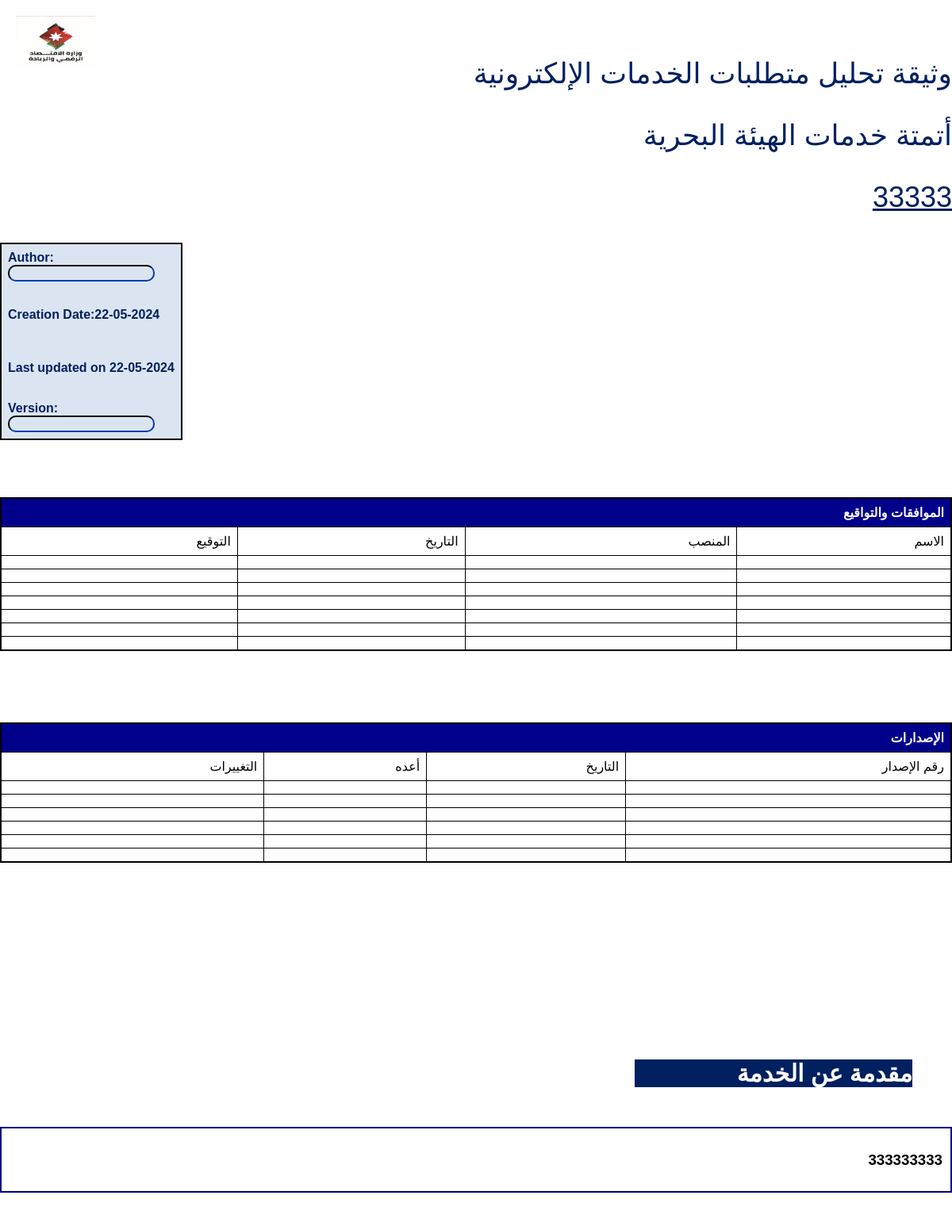
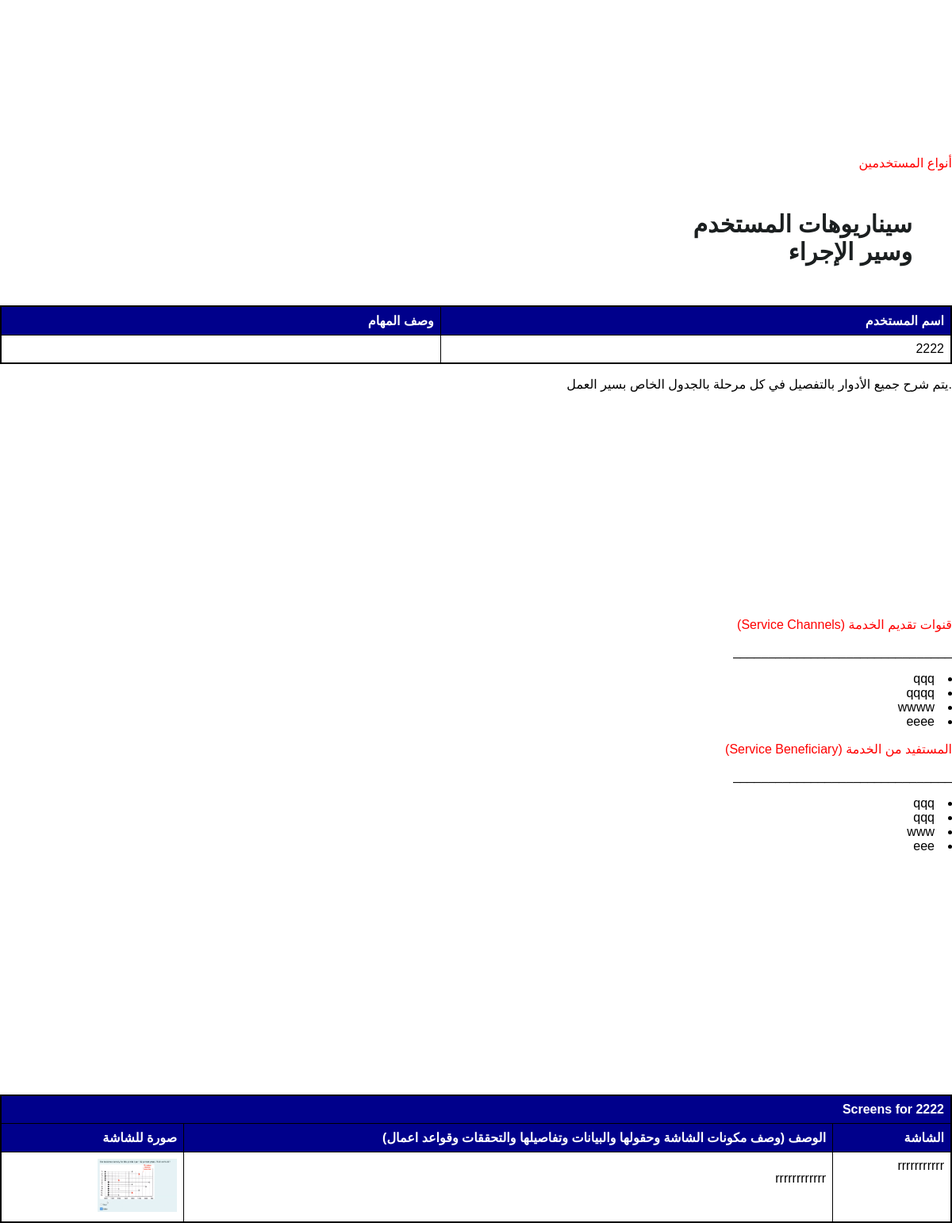
Page /print/2 on the committed database (2 pictures, top to bottom).
### app.py (models this page shows)
class Table(db.Model):
    id = db.Column(db.Integer, primary_key=True)
    table_name = db.Column(db.String(100), nullable=False)
    table_description = db.Column(db.Text, nullable=True)
    sector_class = db.Column(db.Text, nullable=True)
    service_place = db.Column(db.Text, nullable=True)
    service_structure = db.Column(db.Text, nullable=True)
    service_type = db.Column(db.Text, nullable=True)
    service_class = db.Column(db.Text, nullable=True)
    fees = db.Column(db.Text, nullable=True)
    fees_description = db.Column(db.Text, nullable=True)
    fees_amount = db.Column(db.Integer, nullable=True)
    fees_payment = db.Column(db.Text, nullable=True)
    general_rules = db.Column(db.Text, nullable=True)
    customer_category = db.Column(db.Text, nullable=True)
    document_name = db.Column(db.Text, nullable=True)
    document_type = db.Column(db.Text, nullable=True)
    document_description = db.Column(db.Text, nullable=True)
    document_rules = db.Column(db.Text, nullable=True)
    document_origin = db.Column(db.Text, nullable=True)
    outputs_name = db.Column(db.Text, nullable=True)
    outputs_type = db.Column(db.Text, nullable=True)
    outputs_description = db.Column(db.Text, nullable=True)
    outputs_rules = db.Column(db.Text, nullable=True)
    outputs_expiry = db.Column(db.Text, nullable=True)
    screens = db.relationship('Screen', backref='table', lazy=True)
    channels = db.relationship('ServiceChannel', secondary='table_channel', backref='tables')
    beneficiaries = db.relationship('ServiceBeneficiary', secondary='table_beneficiary', backref='tables')

class User(db.Model):
    id = db.Column(db.Integer, primary_key=True)
    username = db.Column(db.String(100), nullable=False)
    user_description = db.Column(db.Text, nullable=True)
    screens = db.relationship('Screen', secondary='screen_user', backref='users')

class ServiceChannel(db.Model):
    id = db.Column(db.Integer, primary_key=True)
    channel_name = db.Column(db.String(100), nullable=False)

class ServiceBeneficiary(db.Model):
    id = db.Column(db.Integer, primary_key=True)
    beneficiary_name = db.Column(db.String(100), nullable=False)

class Screen(db.Model):
    id = db.Column(db.Integer, primary_key=True)
    screen_name = db.Column(db.String(100), nullable=False)
    screen_description = db.Column(db.Text, nullable=True)
    screenshot_path = db.Column(db.String(255), nullable=True)
    table_id = db.Column(db.Integer, db.ForeignKey('table.id'), nullable=True)

### app.py (the view)
@app.route('/print/<int:table_id>')
def print(table_id):
    table = Table.query.get(table_id)
    screens = Screen.query.filter_by(table_id=table_id).all()
    users = User.query.filter(User.screens.any(table_id=table_id)).all()
    user_descriptions = {}  # Create an empty dictionary to store user descriptions
    for user in users:
        user_description = UserDescription.query.filter_by(user_id=user.id, table_id=table_id).first()
        if user_description:
            user_descriptions[user.id] = user_description.description
    return render_template('print.html', table=table, screens=screens, users=users, user_descriptions=user_descriptions)

### templates/print.html (shortened to what this page needs)
<!DOCTYPE html>
<html lang="ar">
<head>
    <link rel="stylesheet" href="../static/table.css" />
    <link rel="stylesheet" href="../static/navbar.css" />
</head>
<body>
    <a href="/">
        <img src="{{ url_for('static', filename='../static/uploads/logo.jpg') }}" alt="Logo" class="logo" />
    </a>
    <br />
    <br />
    <p class="title_screen">وثيقة تحليل متطلبات الخدمات الإلكترونية</p>
    <p class="title_screen">أتمتة خدمات الهيئة البحرية</p>
    <p class="title_screen" style="text-decoration: underline"> {{ table.table_name }}</p>
    <div class="author">
        <table class="author">
            <tr>
                <th class="author">Author:
                    <div class="author"><input class="print"></input></div>
                </th>
            </tr>
            <tr>
                <th class="author"><p class="author" id="todayDate"></p></th>
            </tr>
            <tr>
                <th class="author"><p id="lastUpdated"></p></th>
            </tr>
            <tr class="author">
                <th class="author">Version:
                    <div class="author"><input class="print"></input></div>
                </th>
            </tr>
        </table>
    </div>
    <br><br><br><br>
    <table border="1">
        <thead>
            <tr>
                <th colspan="4">الموافقات والتواقيع</th>
            </tr>
            <tr>
                <td>الاسم</td>
                <td>المنصب</td>
                <td>التاريخ</td>
                <td>التوقيع</td>
            </tr>
            <tr><td></td><td></td><td></td><td></td></tr>
            <tr><td></td><td></td><td></td><td></td></tr>
            <tr><td></td><td></td><td></td><td></td></tr>
            <tr><td></td><td></td><td></td><td></td></tr>
            <tr><td></td><td></td><td></td><td></td></tr>
            <tr><td></td><td></td><td></td><td></td></tr>
            <tr><td></td><td></td><td></td><td></td></tr>
        </thead>
        </table>
        <br><br><br><br><br>
        <table>
            <thead>
                <tr>
                    <th colspan="4">الإصدارات</th>
                </tr>
                <tr>
                    <td>رقم الإصدار</td>
                    <td>التاريخ</td>
                    <td>أعده</td>
                    <td>التغييرات</td>
                </tr>
                <tr><td></td><td></td><td></td><td></td></tr>
                <tr><td></td><td></td><td></td><td></td></tr>
                <tr><td></td><td></td><td></td><td></td></tr>
                <tr><td></td><td></td><td></td><td></td></tr>
                <tr><td></td><td></td><td></td><td></td></tr>
                <tr><td></td><td></td><td></td><td></td></tr>
            </thead>
        </table>
    <br><br><br><br><br><br><br><br><br><br><br>
    <div class="service_description">
        <h1>مقدمة عن الخدمة</h1>
        <h3>{{ table.table_description |safe }}</h3>
    </div>
    <br><br><br><br><br><br><br><br><br><br><br>
    <div class="users">
        <p style="color: red;">{{ "أنواع المستخدمين" }}</p>
        <h1>{{ "سيناريوهات المستخدم وسير الإجراء" }}</h1>
        <form action="/save_user_descriptions" method="post">
            <table>
                <thead>
                    <tr>
                        <th>{{ "اسم المستخدم" }}</th>
                        <th>{{ "وصف المهام" }}</th>
                    </tr>
                </thead>
                <tbody>
                    {% for user in users %}
                        {% if user.screens %}
                            <tr>
                                <td>{{ user.username }}</td>
                                <td>
                                </td>
                            </tr>
                        {% endif %}
                    {% endfor %}
                </tbody>
            </table>
        </form>
    </div>
    <p style="color: black;">.يتم شرح جميع الأدوار بالتفصيل في كل مرحلة بالجدول الخاص بسير العمل</p>
    <br><br><br><br><br><br><br><br><br><br><br><br><br><br>
    <p style="color: red;">قنوات تقديم الخدمة (Service Channels)</p>
    <p>_______________________________</p>
    <ul>
        {% for channel in table.channels %}
            <li>{{ channel.channel_name }}</li>
        {% endfor %}
    </ul>
    <p style="color: red;">المستفيد من الخدمة (Service Beneficiary)</p>
    <p>_______________________________</p>
    <ul>
        {% for beneficiary in table.beneficiaries %}
            <li>{{ beneficiary.beneficiary_name }}</li>
        {% endfor %}
    </ul>
    <br><br><br><br><br><br><br><br><br><br><br><br><br><br><br><br>
    {% for user in users %}
        <table>
            <thead>
                <tr>
                    <th colspan="5">Screens for {{ user.username }}</th>
                </tr>
                <tr>
                    <th>الشاشة</th>
                    <th>الوصف (وصف مكونات الشاشة وحقولها والبيانات وتفاصيلها والتحققات وقواعد اعمال)</th>
                    <th>صورة للشاشة</th>
                </tr>
            </thead>
            <tbody>
                {% for screen in screens %}
                    <tr>
                        <td>{{ screen.screen_name }}</td>
                        <td style="white-space: nowrap; overflow: auto;"><p>{{ screen.screen_description | safe }}</p></td>
                        <td>
                            {% if screen.screenshot_path %}
                                <img src="{{ url_for('static', filename='uploads/' + screen.screenshot_path) }}" alt="Screenshot" style="max-width: 100px; cursor: pointer;" onclick="showEnlarged(this)" />
                            {% else %}
                                No screenshot available
                            {% endif %}
                        </td>
                    </tr>
                {% endfor %}
            </tbody>
        </table>
    {% endfor %}
  </body>
  </html>

### static/table.css (style rules this page uses)
table { border-collapse: collapse; width: 100%; border: 2px solid black; border-radius: 10px; text-align: right; }
th, td { border: 1px solid black; padding: 8px; text-align: right; max-width: 400px; text-wrap: wrap; height: auto; }
* { text-align: right; direction: rtl; }
.logo { position: absolute; top: 20px; left: 20px; width: 100px; height: auto; }
.title_screen { font-size: 36px; color: #002060; }
.author { text-align: left; width: auto; color: #002060; direction: ltr; }
table .author { background-color: #dbe5f1; border-color: #dbe5f1; }
input { background-color: #dbe5f1; border-color: #002060; border-radius: 10px; text-align: right; }
.print { background-color: #dbe5f1; border-color: #002060; border-radius: 10px; text-align: left; }
th { background-color: darkblue; color: white; }
td, tr, th { vertical-align: top; text-align: right; }
.service_description h1 { color: white; background-color: #002060; width: auto; height: auto; text-align: right; }
.service_description h3 { border: 2px solid darkblue; padding: 10px; }
li { text-align: right; }
ul { padding-right: 0; padding-left: 20px; list-style-position: inside; }
table { direction: rtl; }
h1 { margin: 50px; font-size: 30px; color: #1b1f20; font-weight: 600; max-width: 350px; }

### static/navbar.css (style rules this page uses)
body { direction: rtl; font-family: "Droid Arabic Kufi"; height: 1000px; }
body { margin: 0; font-family: Arial, sans-serif; }

### rows in the picture
Table: table_name "33333", table_description "333333333"
User: username "2222"
ServiceChannel: channel_name "qqq"
ServiceChannel: channel_name "qqqq"
ServiceChannel: channel_name "wwww"
ServiceChannel: channel_name "eeee"
ServiceBeneficiary: beneficiary_name "qqq"
ServiceBeneficiary: beneficiary_name "qqq"
ServiceBeneficiary: beneficiary_name "www"
ServiceBeneficiary: beneficiary_name "eee"
Screen: screen_name "rrrrrrrrrrr", screen_description "rrrrrrrrrrrr", screenshot_path (picture)

### other values in the picture
{{ "أنواع المستخدمين" }} "أنواع المستخدمين"
{{ "سيناريوهات المستخدم وسير الإجراء" }} "سيناريوهات المستخدم وسير الإجراء"
{{ "اسم المستخدم" }} "اسم المستخدم"
{{ "وصف المهام" }} "وصف المهام"
